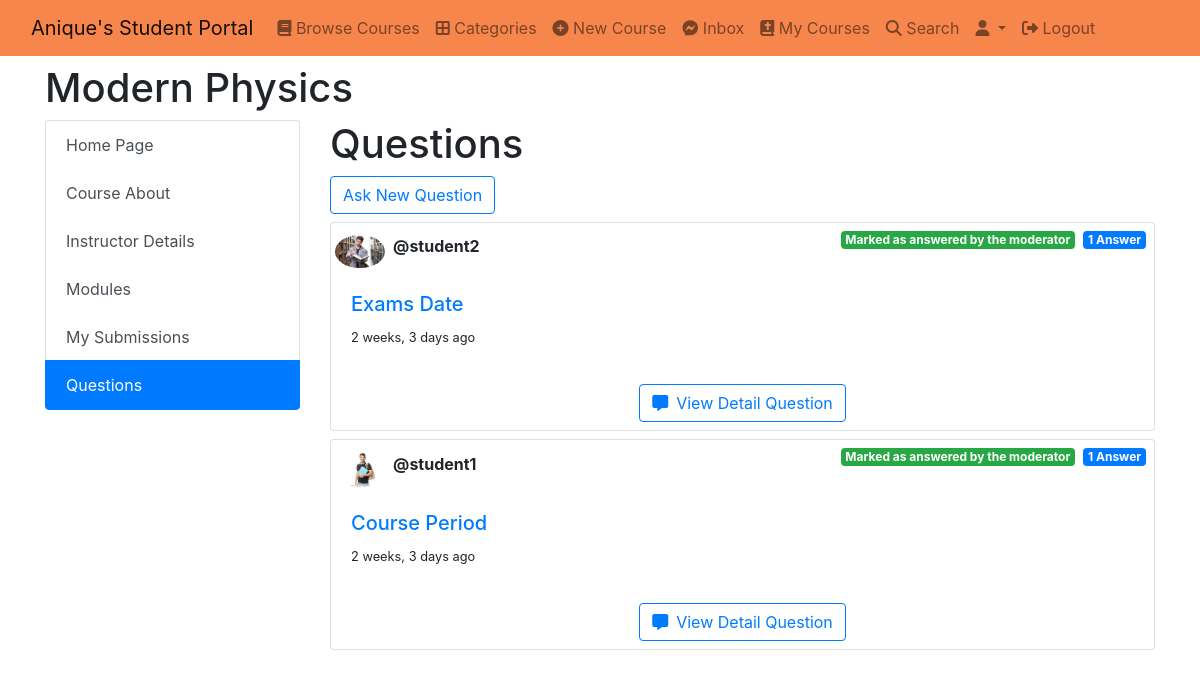
Page /course/31f14fdc-ee4c-420d-b912-1c9cc059e567/questions on the committed database.
### classroom/models.py (models this page shows, shortened)
class Course(models.Model):
    id = models.UUIDField(primary_key=True, default=uuid.uuid4, editable=False)
    announcements = models.ManyToManyField(Announcement)
    picture = models.ImageField(upload_to=course_directory_path)
    title = models.CharField(max_length=100, verbose_name='Title')
    description = models.TextField()
    category = models.ForeignKey(Category, on_delete=models.CASCADE)
    syllabus = RichTextField()
    user = models.ForeignKey(
        User, on_delete=models.CASCADE, related_name='course_owner')
    enrolled = models.ManyToManyField(User)
    modules = models.ManyToManyField(Module)
    questions = models.ManyToManyField(CourseQuestion)
    created_at = models.DateTimeField(auto_now_add=True)

### question/models.py (models this page shows, shortened)
class CourseQuestion(models.Model):
    user = models.ForeignKey(
        User, on_delete=models.CASCADE, related_name='question_user')
    title = models.CharField(max_length=600)
    body = RichTextField()
    created_at = models.DateTimeField(auto_now_add=True)
    updated_at = models.DateTimeField(auto_now_add=True)
    has_accepted_answer = models.BooleanField(default=False)
    def get_answer_count(self):
        return CourseAnswer.objects.filter(question=self).count()

### authy/models.py (models this page shows, shortened)
class Profile(models.Model):
	user = models.OneToOneField(User, on_delete=models.CASCADE, related_name='profile')
	full_name = models.CharField(max_length=50, null=True, blank=True)
	location = models.CharField(max_length=50, null=True, blank=True)
	url = models.CharField(max_length=80, null=True, blank=True)
	profile_info = models.TextField(max_length=1500, null=True, blank=True)
	created = models.DateField(auto_now_add=True)
	picture = models.ImageField(upload_to=user_directory_path_profile, blank=True, null=True, verbose_name='Picture')
	banner = models.ImageField(upload_to=user_directory_path_banner, blank=True, null=True, verbose_name='Banner')

### question/views.py (the view)
# urls.py: path("<course_id>/questions", course_questions, name='course-questions'),
def course_questions(request, course_id):
    course = get_object_or_404(Course, id=course_id)
    questions = course.questions.all().order_by("-created_at")
    default_page = 1
    page = request.GET.get('page', default_page)
    questions_per_page = 3
    paginator = Paginator(questions, questions_per_page)
    try:
        questions_page = paginator.page(page)
    except PageNotAnInteger:
        questions_page = paginator.page(default_page)
    except EmptyPage:
        questions_page = paginator.page(paginator.num_page)
    context = {
        "questions_page": questions_page,
        "course": course,
    }
    return render(request, 'question/course_questions.html', context)

### student_portal/templates/question/course_questions.html (shortened to what this page needs)
{% extends 'base.html' %} {% load static %} {% load humanize %}
{% block content %}
<div class="container mt-2">
  <h1>{{course.title}}</h1>
  <div class="row">
    <div class="col-3">{% include 'side_panel.html' %}</div>
    <div class="col-9">
      <div>
        <h1>Questions</h1>
        {% if request.user != course.user %}
        <a
          href="{% url 'new-course-question' course.id %}"
          class="btn btn-outline-primary mb-2"
          >Ask New Question</a
        >
        {% endif %} {% if questions_page.object_list.count == 0 %}
        <div class="alert alert-primary" role="alert">No questions</div>
        {% else %} {% for question in questions_page %}
        <div class="card mb-2">
          <div>
            {% if question.user.profile.picture %}
            <img
              class="card-img-right rounded-circle img-fluid p-lg-1 mt-2"
              style="height: 1%; width: 7%"
              src="{{question.user.profile.picture.url}}"
              alt="Card image cap"
            />
            {% endif %}
            <strong>@{{question.user.username}}</strong>
            {% if question.get_answer_count == 1 %}
            <span class="badge badge-primary float-end mt-2 mr-2"
              >{{question.get_answer_count}} Answer</span
            >
            {% elif question.get_answer_count >= 1 %}
            <span class="badge badge-primary float-end mt-2 mr-2"
              >{{question.get_answer_count}} Answers</span
            >{% else %}
            <span class="badge badge-danger float-end mt-2 mr-2"
              >Unanswered</span
            >
            {% endif %} {% if question.has_accepted_answer %}
            <span class="badge badge-success float-end mt-2 mr-2"
              >Marked as answered by the moderator</span
            >{% endif %}
            <div class="card-body">
              <h5>
                <a
                  href="{% url 'course-question-detail' course.id question.id %}"
                  >{{question.title}}</a
                >
              </h5>
              <p><small>{{question.created_at|naturaltime}}</small></p>
            </div>
            <div class="text-center">
              <a
                href="{% url 'course-question-detail' course.id question.id %}"
                class="btn btn-outline-primary mb-2"
                ><i class="fa-solid fa-message pr-2"></i>View Detail Question</a
              >
            </div>
          </div>
        </div>
        {% endfor %} {% endif %}
      </div>
    </div>
     {% endblock content %}

### rows in the picture
Course: title "Modern Physics"
CourseQuestion: user.profile.picture (placeholder picture), user.username "student2", get_answer_count "1", has_accepted_answer "Marked as answered by the moderator", title "Exams Date", created_at "2 weeks, 3 days ago"
CourseQuestion: user.profile.picture (placeholder picture), user.username "student1", get_answer_count "1", has_accepted_answer "Marked as answered by the moderator", title "Course Period", created_at "2 weeks, 3 days ago"
